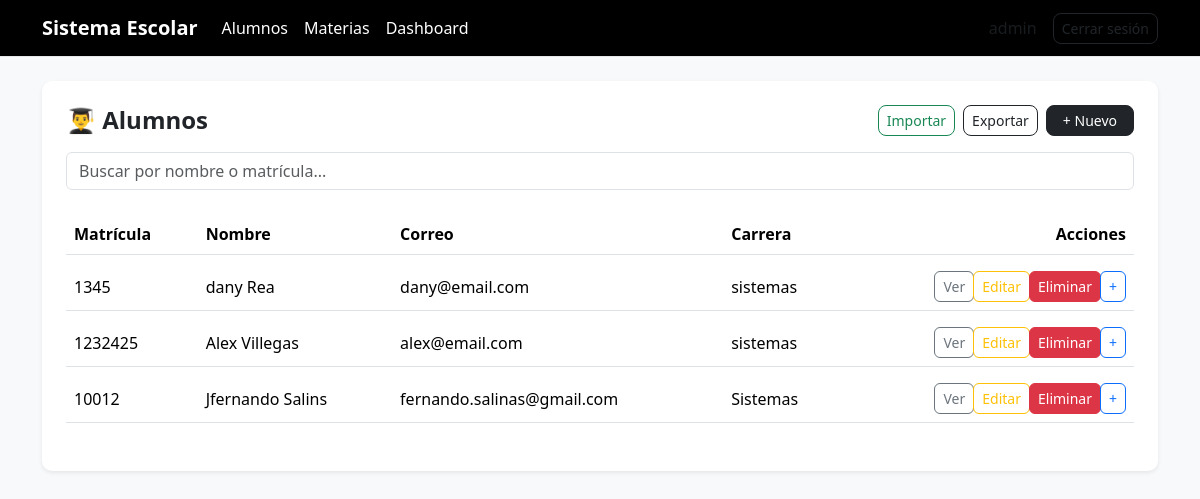
The app's page /alumnos/ (signed in), older data.
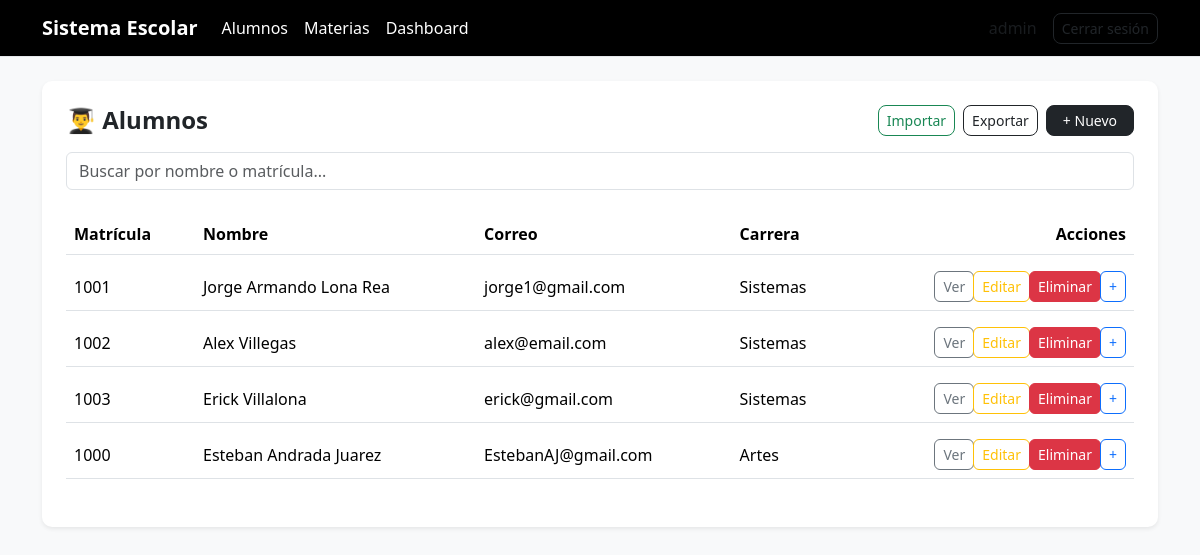
The same page, newer data.
### alumnos/models.py (models this page shows, shortened)
class Alumno(models.Model):
    matricula = models.IntegerField(unique=True)
    nombre = models.CharField(max_length=100)
    correo = models.EmailField(unique=True)
    carrera = models.CharField(max_length=100)
    materias = models.ManyToManyField(Materia, blank=True)

### alumnos/views.py (the view)
# urls.py: path('', views.lista_alumnos, name='lista_alumnos'),
@login_required
def lista_alumnos(request):
    if hasattr(request.user, 'alumno'):
        alumnos = [request.user.alumno]
    else:
        alumnos = Alumno.objects.all()
    return render(request, 'alumnos/lista_alumnos.html', {
        'alumnos': alumnos
    })

### alumnos/templates/alumnos/lista_alumnos.html (shortened to what this page needs)
{% extends 'base.html' %}
{% block content %}
<div class="card p-4 shadow-sm">
    <div class="d-flex justify-content-between align-items-center mb-3">
        <h4 class="mb-0 fw-semibold">
            👨‍🎓 Alumnos
        </h4>
        <div class="d-flex gap-2 align-items-start">
             {% if perms.alumnos.add_alumno %}
            <button class="btn btn-outline-success btn-sm"
                    data-bs-toggle="modal"
                    data-bs-target="#modalImportar">
                Importar
            </button>
            {% endif %}
            <a href="/alumnos/exportar-excel/"
               class="btn btn-outline-dark btn-sm">
                Exportar
            </a>
            {% if perms.alumnos.add_alumno %}
            <a href="/alumnos/crear/"
               class="btn btn-dark btn-sm px-3">
                + Nuevo
            </a>
            {% endif %}
        </div>
    </div>
    <form method="GET" class="mb-3">
        <input type="text"
               name="q"
               class="form-control"
               placeholder="Buscar por nombre o matrícula..."
               value="{{ request.GET.q }}">
    </form>
    <div class="table-responsive">
        <table class="table align-middle table-hover">
            <thead class="text-muted">
                <tr>
                    <th>Matrícula</th>
                    <th>Nombre</th>
                    <th>Correo</th>
                    <th>Carrera</th>
                    <th class="text-end">Acciones</th>
                </tr>
            </thead>
            <tbody>
                {% for alumno in alumnos %}
                <tr class="fila-hover">
                    <td>{{ alumno.matricula }}</td>
                    <td>{{ alumno.nombre }}</td>
                    <td>{{ alumno.correo }}</td>
                    <td>{{ alumno.carrera }}</td>
                    <td class="text-end">
                        <div class="btn-group">
                            <a href="/alumnos/detalle/{{ alumno.id }}/"
                               class="btn btn-outline-secondary btn-sm">
                                Ver
                            </a>
                            {% if perms.alumnos.change_alumno %}
                            <a href="/alumnos/editar/{{ alumno.id }}/"
                               class="btn btn-outline-warning btn-sm">
                                Editar
                            </a>
                            {% endif %}
                            <button class="btn btn-danger btn-sm"
                            data-bs-toggle="modal"
                            data-bs-target="#modalEliminar{{ alumno.id }}">
                             Eliminar
                            </button>
                            {% if perms.alumnos.add_calificacion %}
                            <a href="/alumnos/calificaciones/crear/{{ alumno.id }}/"
                               class="btn btn-outline-primary btn-sm">
                                +
                            </a>
                            {% endif %}
                        </div>
                    </td>
                </tr>
                {% empty %}
                <tr>
                    <td colspan="5" class="text-center text-muted">
                        No hay alumnos registrados
                    </td>
                </tr>
                {% endfor %}
            </tbody>
        </table>
    </div>
</div>
{% endblock %}

Row changes from the older to the newer data that the page shows:
removed Alumno: matricula "1345", nombre "dany Rea", correo "dany@email.com", carrera "sistemas"
removed Alumno: matricula "1232425", nombre "Alex Villegas", correo "alex@email.com", carrera "sistemas"
removed Alumno: matricula "10012", nombre "Jfernando Salins", correo "fernando.salinas@gmail.com", carrera "Sistemas"
added Alumno: matricula "1001", nombre "Jorge Armando Lona Rea", correo "jorge1@gmail.com", carrera "Sistemas"
added Alumno: matricula "1002", nombre "Alex Villegas", correo "alex@email.com", carrera "Sistemas"
added Alumno: matricula "1003", nombre "Erick Villalona", correo "erick@gmail.com", carrera "Sistemas"
added Alumno: matricula "1000", nombre "Esteban Andrada Juarez", correo "EstebanAJ@gmail.com", carrera "Artes"
